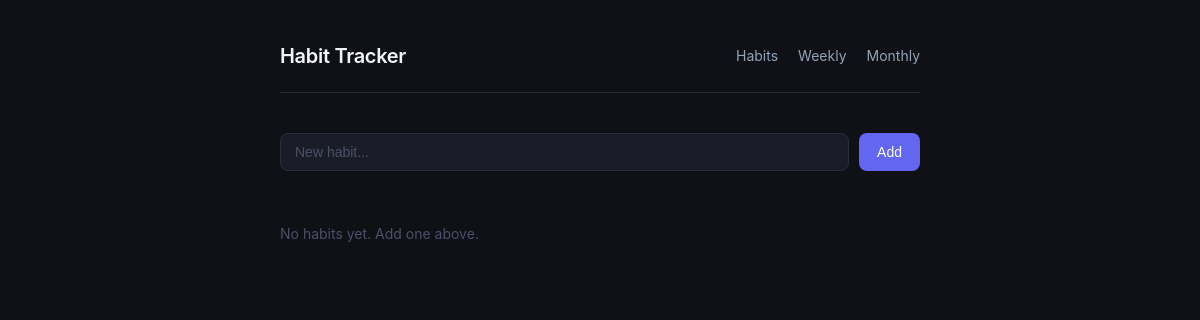
/, run on an earlier commit of the app's database.
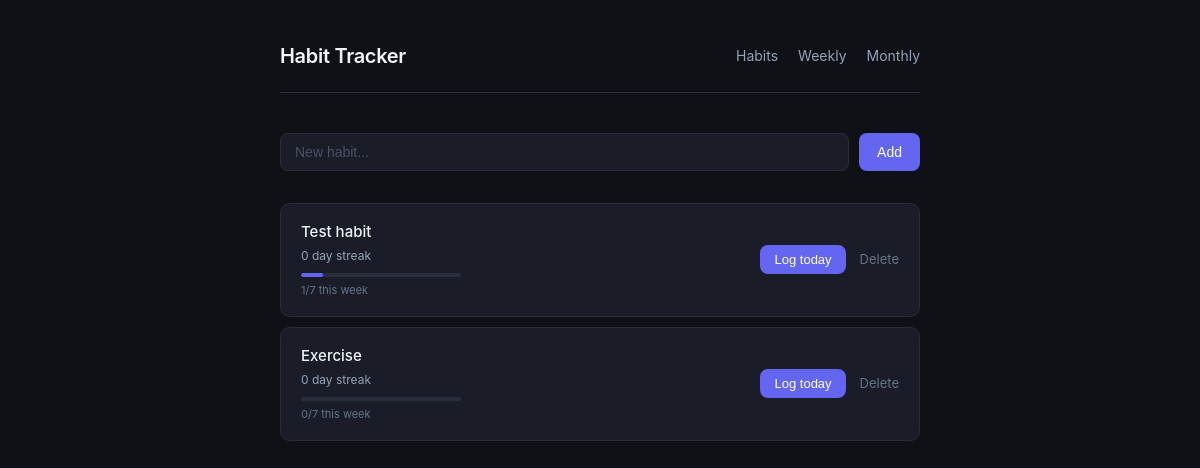
And on a later commit of the database.
### tables this page shows
CREATE TABLE habits (
            id INTEGER PRIMARY KEY AUTOINCREMENT,
            name TEXT NOT NULL UNIQUE,
            created_at DATE DEFAULT (DATE('now'))
        );

### app.py (the view)
@app.route("/")
def index():
    from datetime import date
    today = date.today().isoformat()
    conn = get_connection()
    habits = conn.execute("SELECT * FROM habits ORDER BY created_at DESC").fetchall()
    logged_today = set(
        row["habit_id"] for row in conn.execute(
            "SELECT habit_id FROM logs WHERE logged_date = ?", (today,)
        ).fetchall()
    )
    conn.close()
    streaks = {habit["id"]: get_streak(habit["id"]) for habit in habits}
    weekly_counts = get_weekly_counts()
    return render_template("index.html", habits=habits, streaks=streaks, logged_today=logged_today, weekly_counts=weekly_counts)

### database.py (called while the page is built)
def get_connection():
    conn = sqlite3.connect(DB_NAME)
    conn.row_factory = sqlite3.Row
    return conn

def get_weekly_counts():
    conn = get_connection()
    today = date.today()
    week_ago = today - timedelta(days=6)
    rows = conn.execute(
        "SELECT habit_id, COUNT(*) as count FROM logs WHERE logged_date BETWEEN ? AND ? GROUP BY habit_id",
        (week_ago.isoformat(), today.isoformat())
    ).fetchall()
    conn.close()
    return {row["habit_id"]: row["count"] for row in rows}

def get_streak(habit_id):
    conn = get_connection()
    rows = conn.execute(
        "SELECT logged_date FROM logs WHERE habit_id = ? ORDER BY logged_date DESC",
        (habit_id,)
    ).fetchall()
    conn.close()
    if not rows:
        return 0
    dates = set(date.fromisoformat(row["logged_date"]) for row in rows)
    today = date.today()
    check = today if today in dates else today - timedelta(days=1)
    if check not in dates:
        return 0
    streak = 0
    while check in dates:
        streak += 1
        check -= timedelta(days=1)
    return streak

### templates/index.html (shortened to what this page needs)
{% extends "base.html" %}
{% block content %}
<section class="add-form">
    <form action="/add" method="POST">
        <input type="text" name="name" placeholder="New habit..." required>
        <button type="submit">Add</button>
    </form>
</section>
<section class="habit-list">
    {% for habit in habits %}
    <div class="habit-card {% if habit['id'] in logged_today %}done{% endif %}">
        <div class="habit-info">
            <span class="habit-name">{{ habit["name"] }}</span>
            <span class="habit-streak">{{ streaks[habit["id"]] }} day streak</span>
            {% set count = weekly_counts.get(habit["id"], 0) %}
            <div class="progress-bar">
                <div class="progress-fill" style="width: {{ (count / 7 * 100) | int }}%"></div>
            </div>
            <span class="progress-label">{{ count }}/7 this week</span>
        </div>
        <div class="habit-actions">
            {% if habit["id"] in logged_today %}
                <span class="done-label">Done</span>
            {% else %}
                <form action="/log/{{ habit['id'] }}" method="POST">
                    <button type="submit">Log today</button>
                </form>
            {% endif %}
            <a class="delete" href="/delete/{{ habit['id'] }}">Delete</a>
        </div>
    </div>
    {% else %}
    <p class="empty">No habits yet. Add one above.</p>
    {% endfor %}
</section>
{% endblock %}

What changed in the data, as far as the page shows it:
added habits: name "Test habit", streaks "0", {{ (count / 7 * 100) | int }} 14 (drawn), count "1"
added habits: name "Exercise", streaks "0", count "0"
Also different on the page:
text no longer shown: "No habits yet. Add one above."
